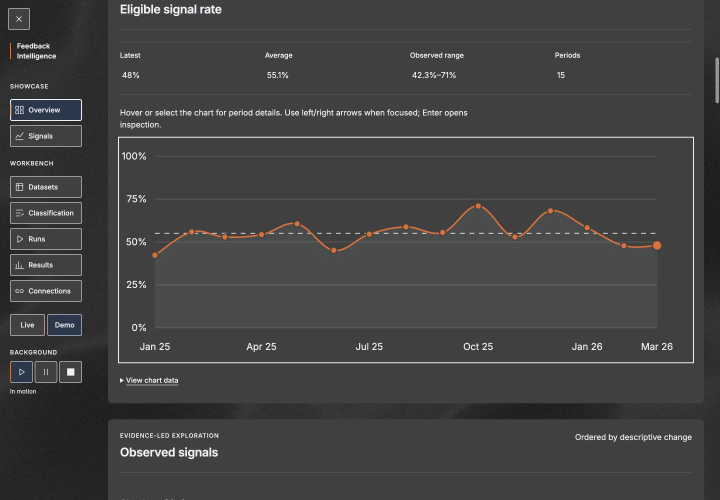
#> input picture docs/assets/dashboard.jpg, 1440 x 1000 px (shown at 1/2 size)
$ python build_demo_animation.py
#> lines starting #> are read from the running program, lines starting #| are printed output that depends on the picture
#!/usr/bin/env python3
"""Assemble a 24-second still-frame walkthrough from verified screenshots.

Requires Pillow 12.3.0. This is a screenshot sequence, not a live screen recording.
"""

from pathlib import Path

from PIL import Image, ImageDraw, ImageFont

ASSETS = Path(__file__).resolve().parents[1] / "docs/assets"
SCENES = (
    (
        "dashboard.jpg",
        "1 / 4  OVERVIEW",
        "480 synthetic records. Select SemIf to follow the recorded local-model decisions.",
    ),
    (
        "signal-explorer.jpg",
        "2 / 4  SIGNAL EXPLORER",
        "Inspect the monthly rate and denominator, then follow the contributing evidence.",
    ),
    (
        "evidence-trace.jpg",
        "3 / 4  EVIDENCE TRACE",
        "Read the synthetic source record and its typed model answers.",
    ),
    (
        "evaluation.jpg",
        "4 / 4  COMPARE METHODS",
        "AI-reference agreement, not human gold. GPT-5.4 Mini remains a partial run.",
    ),
)


def main():
    frames = []
    for name, title, caption in SCENES:
        with Image.open(ASSETS / name) as source:
#> source is the input picture: PIL image 1440x1000 RGB; mean R, G, B 66.1, 66.1, 66
            screenshot = source.convert("RGB")
            screenshot.thumbnail((960, 667), Image.Resampling.LANCZOS)
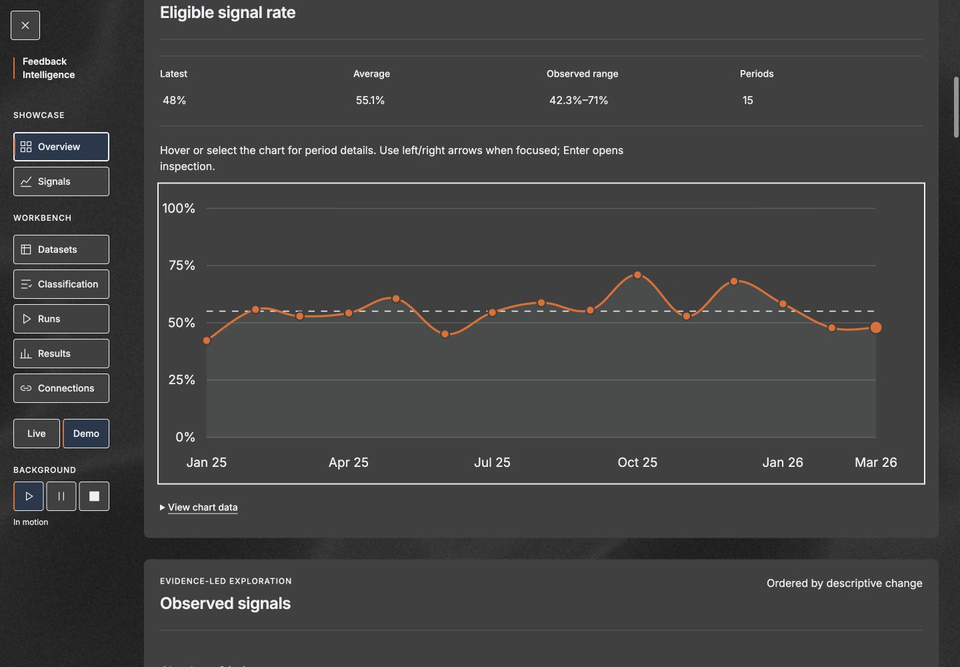
#> screenshot: PIL image 960x667 RGB; mean R, G, B 66.1, 66.1, 65.9
        frame = Image.new("RGB", (960, 757), "#202020")
#> frame: PIL image 960x757 RGB; every value is 32
        frame.paste(screenshot, (0, 42))
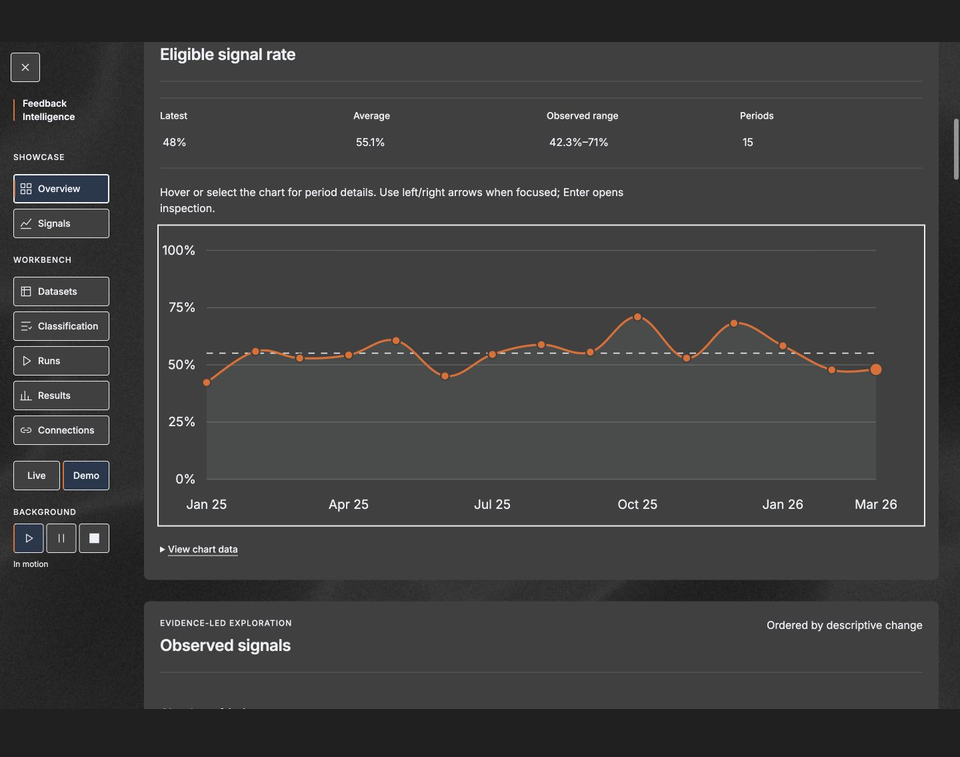
#> frame: PIL image 960x757 RGB; mean R, G, B 62, 62, 61.9
        draw = ImageDraw.Draw(frame)
        draw.text((16, 10), title, font=ImageFont.load_default(size=18), fill="#e9e9e9")
        draw.text(
            (16, 717), caption, font=ImageFont.load_default(size=13), fill="#e9e9e9"
        )
        draw.text(
            (720, 12),
            "Synthetic demo / still frames",
            font=ImageFont.load_default(size=13),
            fill="#e9e9e9",
        )
        frames.append(frame.quantize(colors=128))
#> pass 2 of the loop in main, `for name, title, caption in SCENES:`:
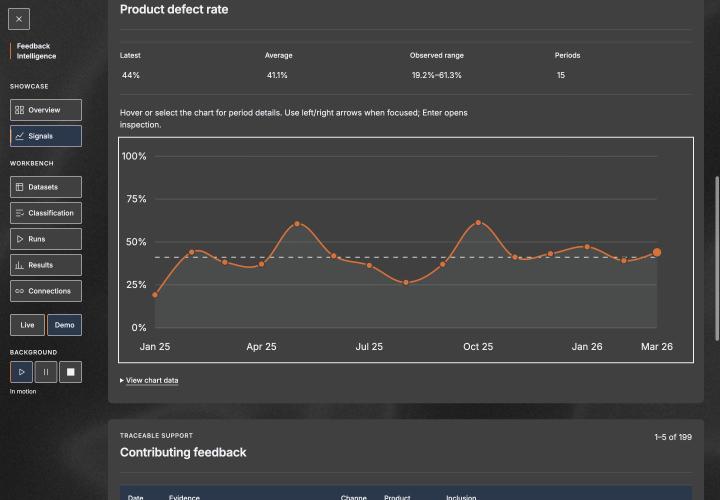
#> input picture docs/assets/signal-explorer.jpg, 1440 x 1000 px (shown at 1/2 size)
#> in main, source is the input picture: PIL image 1440x1000 RGB; mean R, G, B 65.2, 65.5, 65.8
#> in main, `screenshot.thumbnail((960, 667), Image.Resampling.LANCZOS)`:
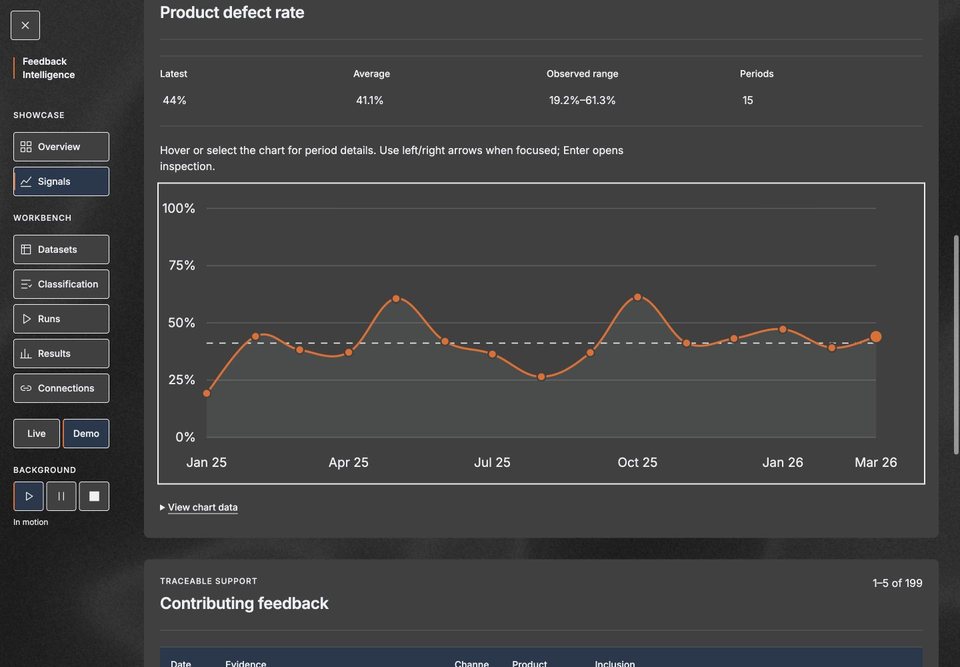
#> screenshot: PIL image 960x667 RGB; mean R, G, B 65.2, 65.4, 65.8
#> in main, `frame.paste(screenshot, (0, 42))`:
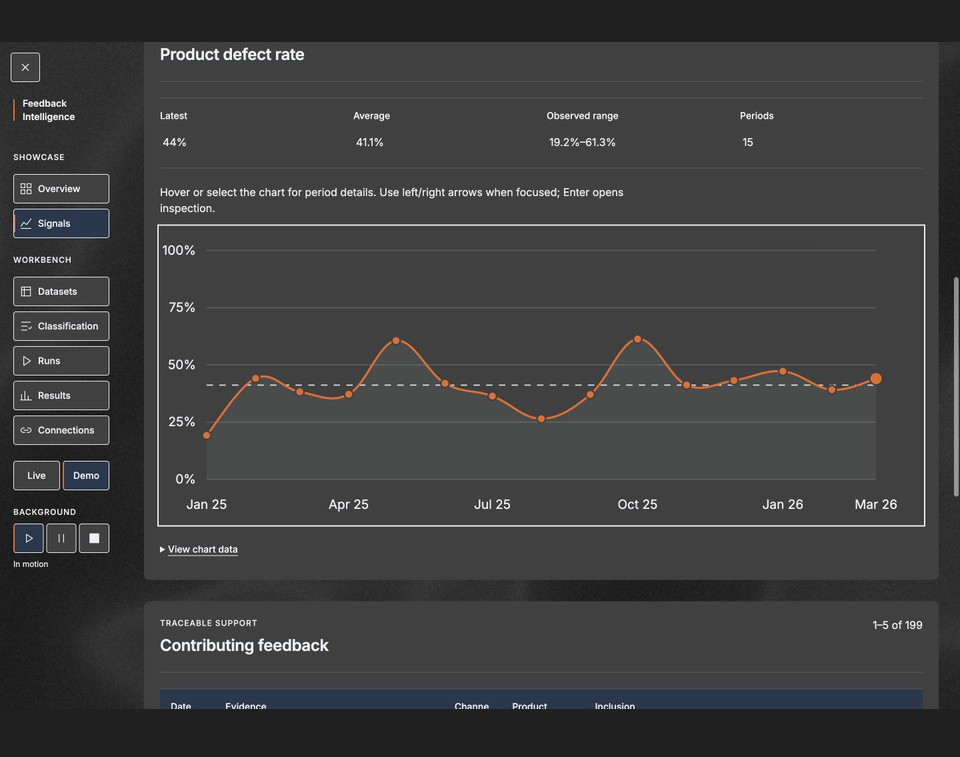
#> frame: PIL image 960x757 RGB; mean R, G, B 61.3, 61.5, 61.8
#> pass 3 of the loop in main, `for name, title, caption in SCENES:`:
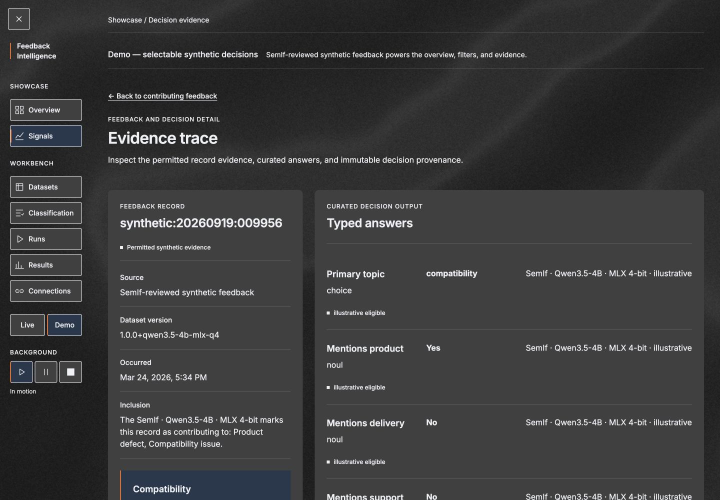
#> input picture docs/assets/evidence-trace.jpg, 1440 x 1000 px (shown at 1/2 size)
#> in main, source is the input picture: PIL image 1440x1000 RGB; mean R, G, B 58.3, 58.5, 59
#> in main, `screenshot.thumbnail((960, 667), Image.Resampling.LANCZOS)`:
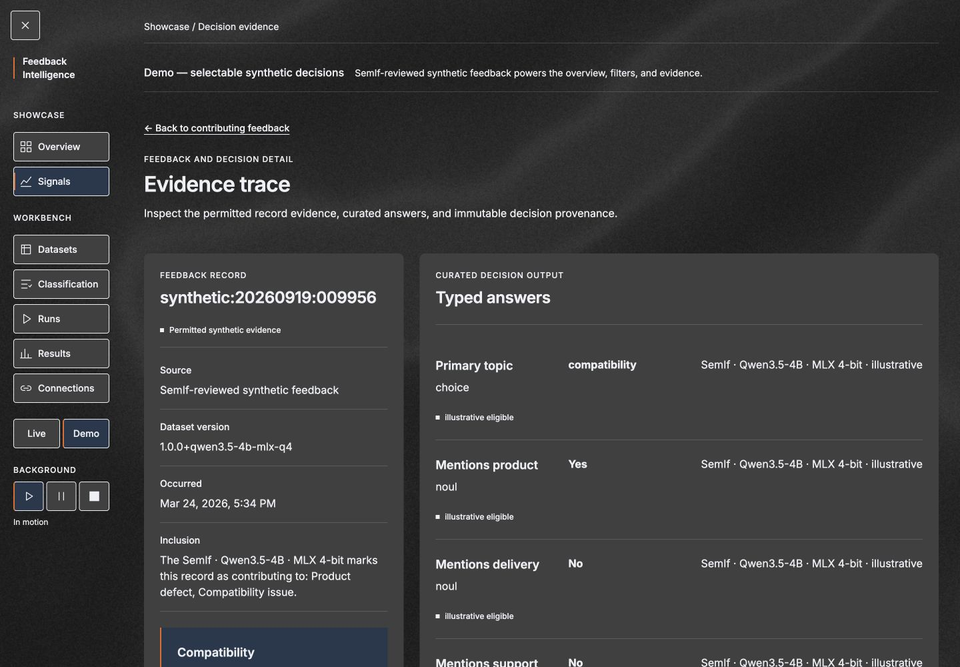
#> screenshot: PIL image 960x667 RGB; mean R, G, B 58.3, 58.5, 59
#> in main, `frame.paste(screenshot, (0, 42))`:
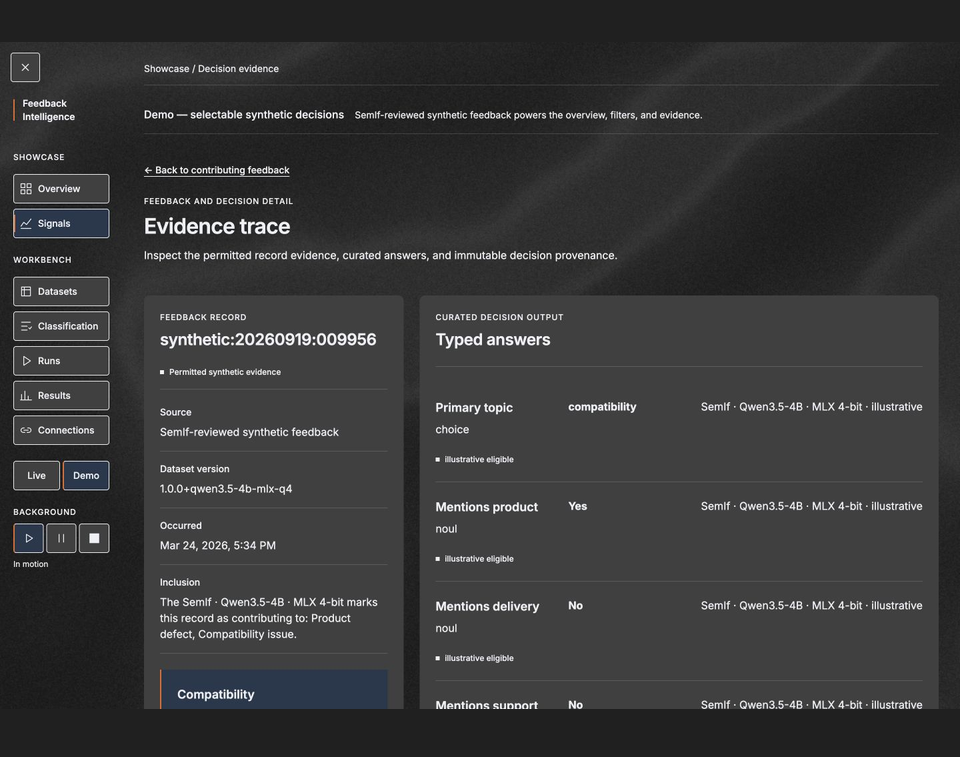
#> frame: PIL image 960x757 RGB; mean R, G, B 55.2, 55.4, 55.8
#> the loop made 4 passes; the first 3 are shown
    frames[0].save(
        ASSETS / "demo.gif",
        save_all=True,
        append_images=frames[1:],
        duration=6000,
        loop=0,
        disposal=2,
        optimize=False,
    )
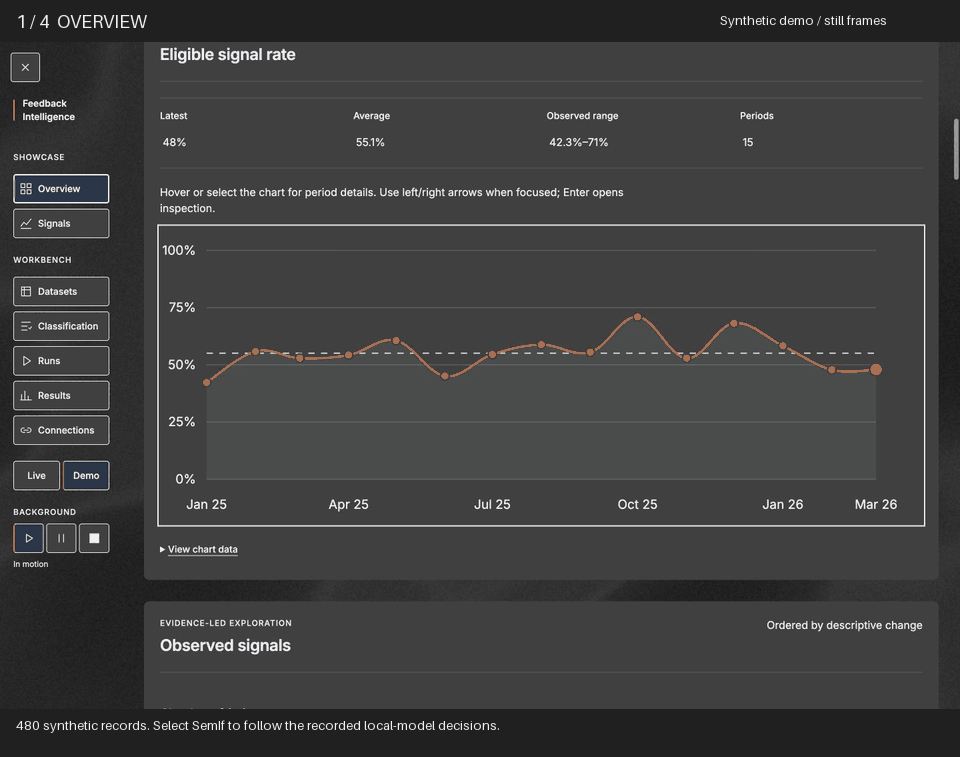
#> saved as demo.gif: PIL image 960x757 P; mean R, G, B 62.5, 62.6, 62.5
    with Image.open(ASSETS / "demo.gif") as result:
        assert result.n_frames == 4
        assert result.size == (960, 757)
    print("Built four-frame, 24-second synthetic demo walkthrough.")


if __name__ == "__main__":
    main()
